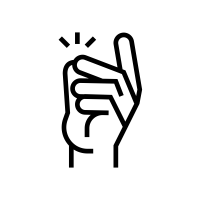
#> input picture simple_icon.png, 200 x 200 px
$ python imagens.py
#> lines starting #> are read from the running program, lines starting #| are printed output that depends on the picture
from PIL import Image
import numpy as np

def main():
    # Carregar a imagem original
    img = Image.open("simple_icon.png")
#> img is the input picture: PIL image 200x200 RGBA; mean R, G, B, A 0, 0, 0, 19.9

    # Converter a imagem em dados binários
    img_data = np.array(img)
    binary_data = img_data.tobytes()

    print("\n", img_data.shape, "\n")
#|  (200, 200, 4)

    # Salvar os dados binários em um arquivo
    with open("original_img.bin", "wb") as file:
        file.write(binary_data)

    with open("original_img.bin", "rb") as original_file:
        data = original_file.read()

    # Copiar o arquivo binário
    with open("copy_img.bin", "wb") as copy_file:
        copy_file.write(data)

    # Manipulação dos dados do arquivo binário cópia
    # Exemplo: Inverter os bytes
    with open("copy_img.bin", "rb") as file:
        data = bytearray(file.read())

    with open("copy_img.bin", "wb") as file:
       file.write(data)

    # Carregar e mostrar a imagem manipulada
    modified_data = np.frombuffer(data, dtype=np.uint8).reshape(img_data.shape)

    # Inverte todos os bytes
    modified_data = np.fliplr(modified_data)

    modified_img = Image.fromarray(modified_data)
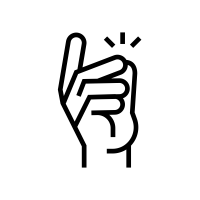
#> modified_img: PIL image 200x200 RGBA; mean R, G, B, A 0, 0, 0, 19.9; transparent parts drawn white
    modified_img.show()

    modified_img.save("simple_icon_invertido.png")

if __name__ == "__main__":
    main()
